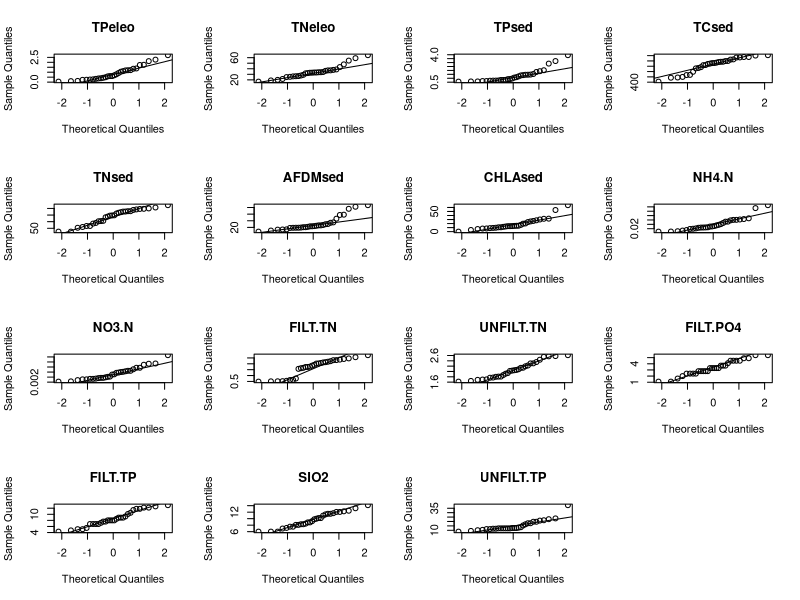
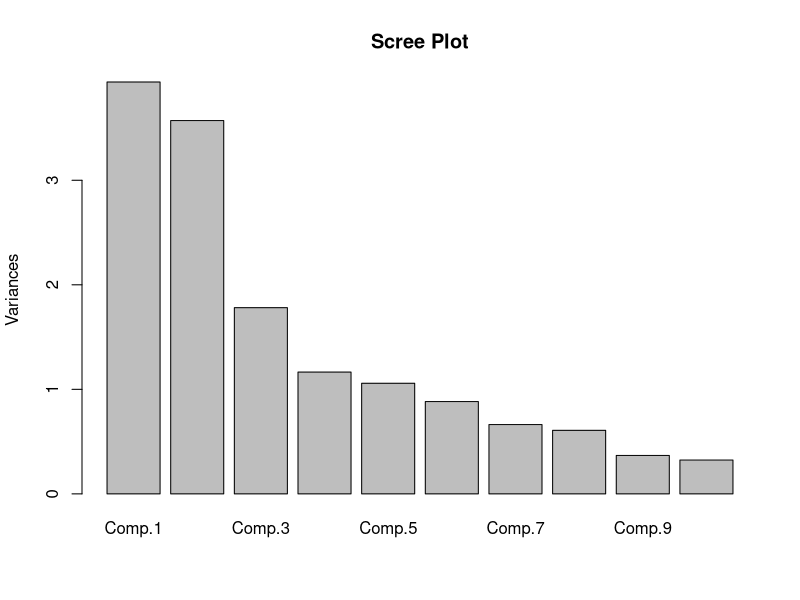
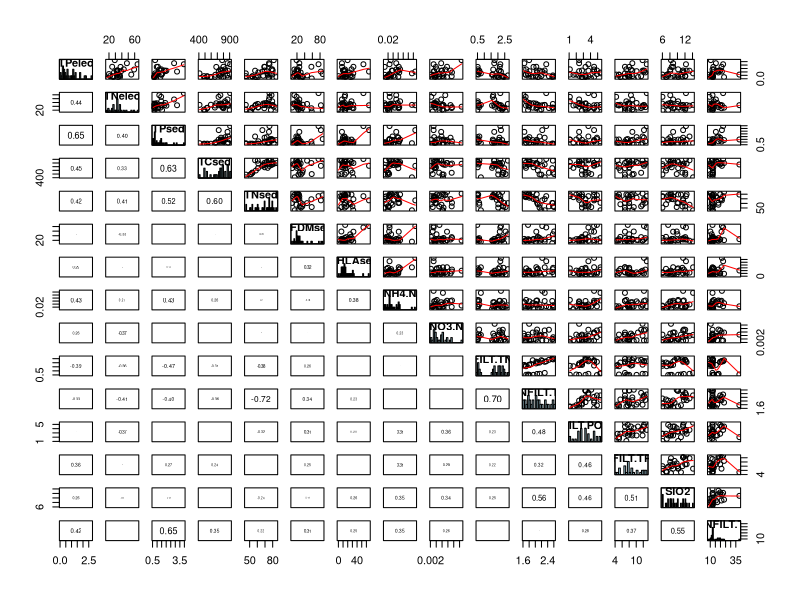
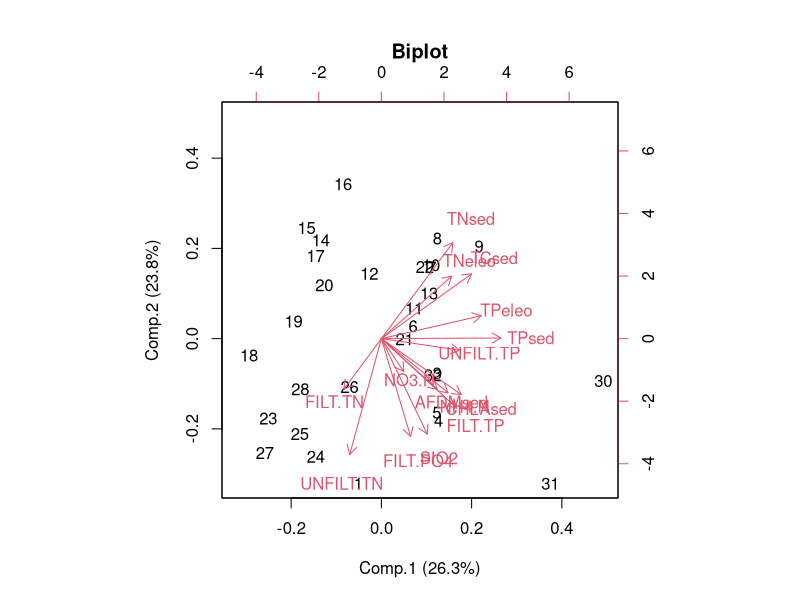

Here is the R script that generated these plots, in order:
## ---- chunk 1
library(knitr)
opts_chunk$set(fig.width=6, fig.height=6, fig.path='Figs/',
               echo=FALSE, warning=FALSE, message=FALSE)
## ---- chunk 2
dta <- read.csv("evenv.csv")
env <- na.omit(dta)
rm(dta)
env <- env[,-1]
## ---- chunk 3
require(MASS)
pca <- princomp(env, cor=TRUE) #run PCA on correlatin matrix and save all outputs in 'pca1'
summary(pca)
## ---- chunk 4
broken.stick <- function(p)
  # Compute the expected values of the broken-stick distribution for 'p' pieces.
  # Example: broken.stick.out.20 = broken.stick(20)
  #             Pierre Legendre, April 2007
{
  result = matrix(0,p,2)
  colnames(result) = c("j","E(j)")
  for(j in 1:p) {
    E = 0
    for(x in j:p) E = E+(1/x)
    result[j,1] = j
    result[j,2] = E/p
  }
  return(result)
}
## ---- chunk 5
kable(broken.stick(15))
## ---- chunk 6
norm <- par(mfrow=c(4,4))
qqnorm(env$TPeleo, main="TPeleo")
qqline(env$TPeleo)
qqnorm(env$TNeleo, main="TNeleo")
qqline(env$TNeleo)
qqnorm(env$TPsed, main="TPsed")
qqline(env$TPsed)
qqnorm(env$TCsed, main="TCsed")
qqline(env$TCsed)
qqnorm(env$TNsed, main="TNsed")
qqline(env$TNsed)
qqnorm(env$AFDMsed, main="AFDMsed")
qqline(env$AFDMsed)
qqnorm(env$CHLAsed, main="CHLAsed")
qqline(env$CHLAsed)
qqnorm(env$NH4.N, main="NH4.N")
qqline(env$NH4.N)
qqnorm(env$NO3.N, main="NO3.N")
qqline(env$NO3.N)
qqnorm(env$FILT.TN, main="FILT.TN")
qqline(env$FILT.TN)
qqnorm(env$UNFILT.TN, main="UNFILT.TN")
qqline(env$UNFILT.TN)
qqnorm(env$FILT.PO4, main="FILT.PO4")
qqline(env$FILT.PO4)
qqnorm(env$FILT.TP, main="FILT.TP")
qqline(env$FILT.TP)
qqnorm(env$SIO2, main="SIO2")
qqline(env$SIO2)
qqnorm(env$UNFILT.TP, main="UNFILT.TP")
qqline(env$UNFILT.TP)
par(norm)

## ---- chunk 7
plot(pca, main="Scree Plot") #Scree plot
## ---- chunk 8
cor.matrix<-function(x,data=NA,cor.method="pearson",add1to1=F,...){
  # panel.hist function adds the histogram
options(warning=F)
    panel.hist <- function(x)
  {
      usr <- par("usr")
      on.exit(par(usr))
      par(usr = c(usr[1:2], 0, 1.5) )
      h <- hist(x, plot = FALSE,breaks=30)
      breaks <- h$breaks
      nB <- length(breaks)
      y <- h$counts
      y <- y/max(y)
      rect(breaks[-nB], 0, breaks[-1], y, col="lightblue")
      box()
  }
  panel.cor <- function(x, y, digits=2, prefix="", cex.cor)
  {
      usr <- par("usr")
      on.exit(par(usr))
      par(usr = c(0, 1, 0, 1))
      r <- cor(x, y,method="spearman")
      txt <- format(c(r, 0.123456789), digits=digits)[1]
      txt <- paste(prefix, txt, sep="")
      if(missing(cex.cor)) cex <- 0.8/strwidth(txt)
      text(0.5, 0.5, txt, cex = cex * abs(r))
  }
  panel.smooth2<-function(x, y, bg = NA, pch = par("pch"),cex = 1, col.smooth = "red", span = 2/3,iter = 3,plot1to1=add1to1)
  {
    points(x, y, pch = pch, cex = cex,...)
    ok <- is.finite(x) & is.finite(y)
    if (any(ok)){
        lines(stats::lowess(x[ok], y[ok], f = span, iter = iter), col = col.smooth)
        }
        if(plot1to1){
          mn<-min(c(x,y),na.rm=T)
          mx<-max(c(x,y),na.rm=T)
          new.x<-seq(mn,mx,length.out=10)
          points(new.x,new.x,type='l',col="blue",lwd=2)
        }
  }
  if (class(x)=="formula"){
    x<-model.frame(x,data=data)

  }
  pairs(x,upper.panel=panel.smooth2,lower.panel=panel.cor,diag.panel=panel.hist,
        cex.labels = 1, font.labels=2)
  options(warning=T)
}
## ---- chunk 9
pcc <- cor.matrix(env) 
## ---- chunk 10
biplot(pca, main = "Biplot", xlab = "Comp.1 (26.3%)", ylab = "Comp.2 (23.8%)")
## ---- chunk 11
#scaled data
cov <- round(var(scale(env)),2) # correlation matrix with log transformed data
kable((cov), digits=2) #Formats table for output
## ---- chunk 12
ld <-round(loadings(pca)[,c(1:2)],2)
kable(ld)
